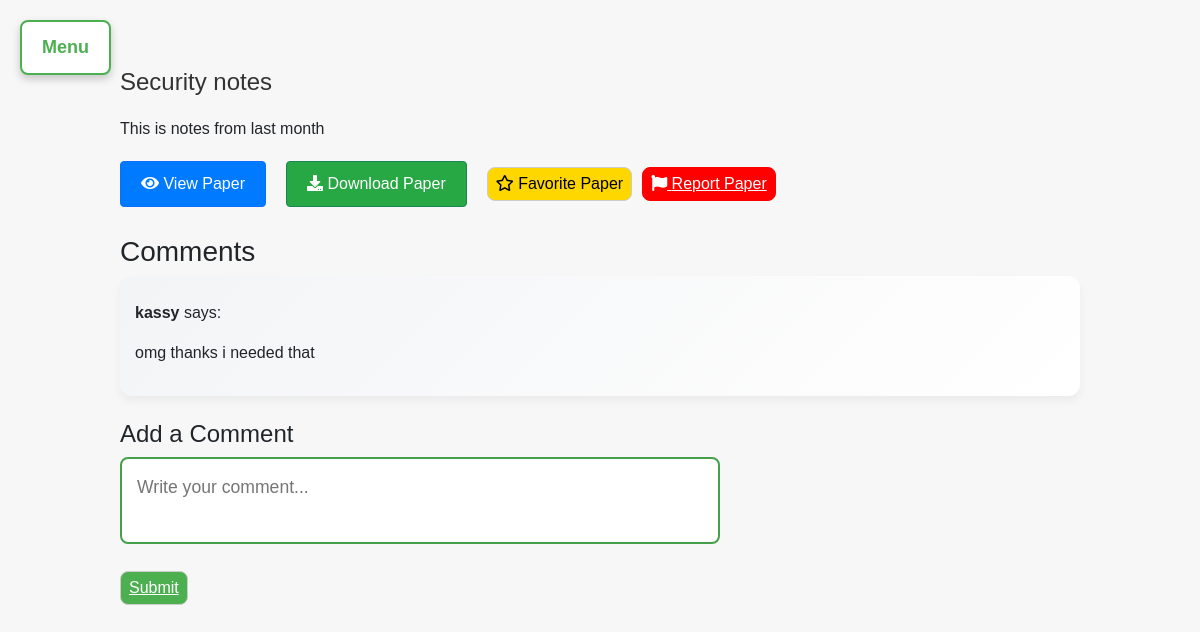
Screenshot of /papers/1/1/2/ (signed in) with the database file from the repository.
### myapp/models.py (models this page shows, shortened)
class Paper(models.Model):
    title = models.CharField(max_length=255)
    description = models.TextField(default="No description available")
    CATEGORY_CHOICES = [
    ('notes', 'Notes'),
    ('exams', 'Past Exam Questions'),
    ('general', 'General'),
]
    category = models.CharField(max_length=10, choices=CATEGORY_CHOICES, default='general')
    file = models.FileField(upload_to='papers/')  # Folder where the papers will be stored
    course = models.ForeignKey(Course, related_name='papers', on_delete=models.CASCADE)
    uploaded_at = models.DateTimeField(auto_now_add=True)

class Comment(models.Model):
    paper = models.ForeignKey(Paper, on_delete=models.CASCADE, related_name="comments")  # Link to Paper model
    user = models.ForeignKey(User, on_delete=models.CASCADE)  # Link to User model (if users should be able to comment)
    content = models.TextField()
    created_at = models.DateTimeField(auto_now_add=True)

### myapp/views.py (the view)
# urls.py: path('papers/<int:department_id>/<int:course_id>/<int:paper_id>/', views.paper_detail_view, name='paper_detail'),  # Shows detailed view of a single paper
def paper_detail_view(request, department_id, course_id, paper_id):
    paper = get_object_or_404(Paper, id=paper_id)
    is_favorite = FavoritePaper.objects.filter(user=request.user, paper=paper).exists()
    department = Department.objects.get(id=department_id)
    course = Course.objects.get(id=course_id)
    if request.method == 'POST':
        form = CommentForm(request.POST)
        if form.is_valid():
            new_comment = form.save(commit=False)
            new_comment.paper = paper
            new_comment.user = request.user
            new_comment.save()
            return redirect('paper_detail', department_id=department_id, course_id=course_id, paper_id=paper_id)
        if 'favorite' in request.POST:
            if is_favorite:
                FavoritePaper.objects.filter(user=request.user, paper=paper).delete()
            else:
                FavoritePaper.objects.create(user=request.user, paper=paper)
        return redirect('paper_detail', department_id=department_id, course_id=course_id, paper_id=paper_id)
    else:
        form = CommentForm()
    comments = Comment.objects.filter(paper=paper)
    return render(request, 'paper_detail.html', {
        'department': department,
        'course': course,
        'paper': paper,
        'is_favorite': is_favorite,
        'form': form,
        'comments': comments,
        'file_url': paper.file.url
    })

### myapp/forms.py
class CommentForm(forms.ModelForm):
    class Meta:
        model = Comment
        fields = ['content']  # Only the comment text is needed from the user
    def __init__(self, *args, **kwargs):
        super(CommentForm, self).__init__(*args, **kwargs)
        self.fields['content'].widget.attrs.update({'placeholder': 'Add a comment...', 'class': 'form-control'})

### myapp/templates/paper_detail.html (shortened to what this page needs)
<!DOCTYPE html>
<html lang="en">
    {% load static %}
<head>
    <link href="https://cdn.jsdelivr.net/npm/bootstrap@5.3.0-alpha1/dist/css/bootstrap.min.css" rel="stylesheet">
    <link rel="stylesheet" href="{% static 'css/style.css' %}">
     <link rel="stylesheet" href="https://cdnjs.cloudflare.com/ajax/libs/font-awesome/5.15.4/css/all.min.css">
</head>
<body>
    <div class="dropdown-container">
      <button class="dropdown-btn" id="menu-toggle">Menu</button>
    </div>
    <div class="container mt-5">
        <h2>{{ paper.title }}</h2>
        <p>{{ paper.description }}</p>
        <div class="button-row">
       <a href="{% url 'view_paper' paper.id %}" target="_blank" class="btn btn-primary btn-sm">
            <i class="fas fa-eye"></i> View Paper
        </a>
        <a href="{% url 'download_paper' paper.id %}" class="btn btn-success btn-sm">
            <i class="fas fa-download"></i> Download Paper
        </a>
        <form method="post" action="{% url 'toggle_favorite_paper' paper.id %}">
            {% if paper in user.userprofile.favorite_papers.all %}
            <button type="submit" class="btn btn-warning btn-sm underline-shadow" style="width: auto; padding: 0.25rem 0.5rem; background-color: gold; color: black;">
                <i class="fas fa-star"></i> Unfavorite Paper
            </button>
            {% else %}
            <button type="submit" class="btn btn-warning btn-sm" style="width: auto; padding: 0.25rem 0.5rem; background-color: gold; color: black;">
                <i class="far fa-star"></i> Favorite Paper
            </button>
            {% endif %}
        </form>
        <button class="btn btn-danger btn-sm underline-shadow" data-toggle="modal" data-target="#reportModal" style="width: auto; padding: 0.25rem 0.5rem; background-color: red; color: white; border: 1px solid red;">
            <i class="fas fa-flag"></i> Report Paper
        </button>
        </div>
        <div class="comments-section mt-4">
            <h3>Comments</h3>
            {% if comments %}
                {% for comment in comments %}
                    <div class="comment-item mb-4">
                        <p><strong>{{ comment.user.username }}</strong> says:</p>
                        <p>{{ comment.content }}</p>
                    </div>
                {% endfor %}
            {% else %}
                <p>No comments yet. Be the first to comment!</p>
            {% endif %}
            <h4>Add a Comment</h4>
            <form method="POST" class="comment-form">
                <div class="comment-container">
                    <textarea name="content" class="comment-input" placeholder="Write your comment..."></textarea>
                </div>
                <button type="submit" class="btn-submit underline-shadow" style="width: auto; padding: 0.25rem 0.5rem;">Submit</button>
            </form>
        </div>
    </div>
</body>
</html>

### myapp/static/css/style.css (style rules this page uses)
body { background-color: #f7f7f7; font-family: 'Arial', sans-serif; margin: 0; padding: 0; }
h2 { margin-bottom: 20px; color: #333; font-size: 24px; }
button[type="submit"] { background-color: #4CAF50; color: white; padding: 12px 20px; border: none; border-radius: 4px; cursor: pointer; width: 100%; }
p { margin-top: 10px; }
a { text-decoration: none; color: #4CAF50; }
.dropdown-container { position: fixed; top: 20px; left: 20px; display: inline-block; }
.container { max-width: 1000px; margin: 0 auto; padding: 20px; }
button { font-size: 16px; padding: 10px 20px; border-radius: 8px; }
.container select, .container button { font-size: 18px; padding: 12px; margin: 10px 0; border-radius: 8px; border: 1px solid #ccc; }
.container button { background-color: #4CAF50; color: white; cursor: pointer; font-size: 16px; }
.comment-input { width: 100%; max-width: 600px; padding: 12px 15px; border: 2px solid #45a049; border-radius: 8px; font-size: 1.1em; resize: none; margin-bottom: 10px; transition: border-color 0.3s ease, box-shadow 0.3s ease; }
.btn-submit { padding: 8px 30px; background-color: #00c4cc; color: white; font-size: 1em; border: none; border-radius: 50px; cursor: pointer; transition: background-color 0.3s ease; margin-top: 10px; display: inline-block; }
.comment-item { background: linear-gradient(135deg, #f3f4f6, #ffffff); padding: 15px; margin-bottom: 15px; border-radius: 12px; box-shadow: 0 5px 10px rgba(0, 0, 0, 0.05); transition: transform 0.3s ease; }
textarea.comment-input { width: 100%; max-width: 600px; padding: 15px; font-size: 1.1em; }
.btn { margin-right: 10px; padding: 10px 20px; font-size: 16px; }
.btn-primary { background-color: #007bff; color: white; }
.btn-success { background-color: #28a745; color: white; }
.dropdown-btn { background-color: white; color: #4CAF50; padding: 12px 20px; font-size: 18px; border: 2px solid #4CAF50; cursor: pointer; border-radius: 8px; font-weight: bold; box-shadow: 0 4px 8px rgba(0, 0, 0, 0.2); }
.underline-shadow { text-decoration: underline; transition: box-shadow 0.3s ease; cursor: pointer; }
.button-row { display: flex; gap: 10px; justify-content: flex-start; align-items: center; margin-left: 0; padding-left: 0; }

### rows the page displays
Paper: title "Security notes", description "This is notes from last month"
Comment: user.username "kassy", content "omg thanks i needed that"
